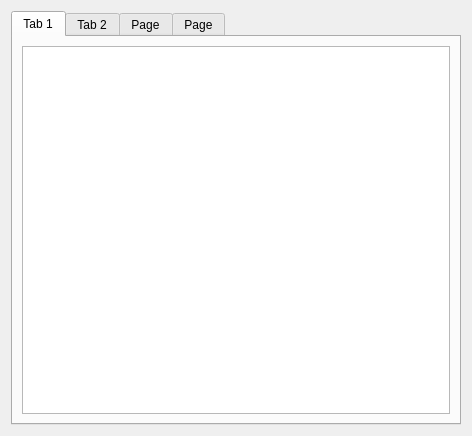
<?xml version="1.0" encoding="UTF-8"?>
<ui version="4.0">
 <class>ContainerDialog</class>
 <widget class="QDialog" name="ContainerDialog">
  <property name="geometry">
   <rect>
    <x>0</x>
    <y>0</y>
    <width>472</width>
    <height>436</height>
   </rect>
  </property>
  <property name="windowTitle">
   <string>Dialog</string>
  </property>
  <layout class="QGridLayout" name="gridLayout_5">
   <item row="0" column="0">
    <widget class="QTabWidget" name="tabWidget">
     <property name="currentIndex">
      <number>0</number>
     </property>
     <widget class="QWidget" name="tab">
      <attribute name="title">
       <string>Tab 1</string>
      </attribute>
      <layout class="QGridLayout" name="gridLayout_4">
       <item row="0" column="0">
        <widget class="QTableWidget" name="tableWidget"/>
       </item>
      </layout>
     </widget>
     <widget class="QWidget" name="tab_2">
      <attribute name="title">
       <string>Tab 2</string>
      </attribute>
      <layout class="QGridLayout" name="gridLayout_3">
       <item row="0" column="0">
        <widget class="QListWidget" name="listWidget"/>
       </item>
      </layout>
     </widget>
     <widget class="QWidget" name="tab_3">
      <attribute name="title">
       <string>Page</string>
      </attribute>
      <layout class="QGridLayout" name="gridLayout_2">
       <item row="0" column="0">
        <widget class="QPlainTextEdit" name="plainTextEdit"/>
       </item>
      </layout>
     </widget>
     <widget class="QWidget" name="tab_4">
      <attribute name="title">
       <string>Page</string>
      </attribute>
      <layout class="QGridLayout" name="gridLayout">
       <item row="0" column="0">
        <widget class="QDial" name="dial"/>
       </item>
       <item row="1" column="0">
        <widget class="QSlider" name="horizontalSlider">
         <property name="orientation">
          <enum>Qt::Horizontal</enum>
         </property>
        </widget>
       </item>
       <item row="2" column="0">
        <widget class="QProgressBar" name="progressBar">
         <property name="value">
          <number>24</number>
         </property>
        </widget>
       </item>
      </layout>
     </widget>
    </widget>
   </item>
  </layout>
 </widget>
 <resources/>
 <connections/>
</ui>
